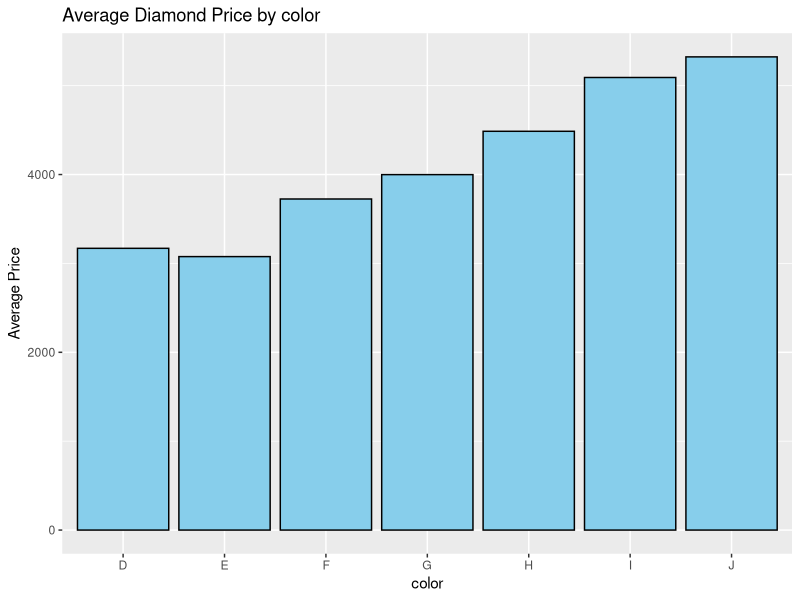
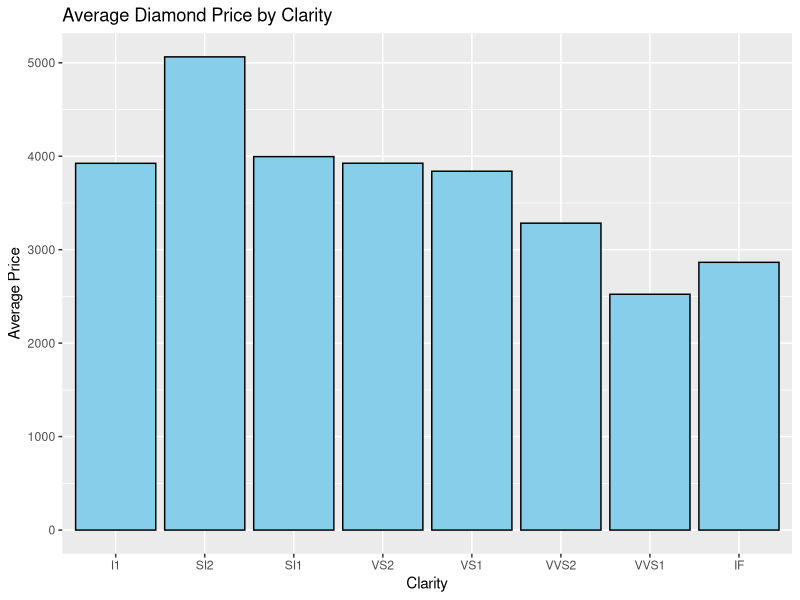

These charts were generated, in order, by the following R code:
## ---- chunk 1
library(ggplot2)
data(diamonds)
head(diamonds)
summary(diamonds)
?diamonds
## ---- chunk 2
ggplot(diamonds, aes(x = color, y = price)) +
  stat_summary(fun = mean, geom = "bar", fill = "skyblue", color = "black") +
  labs(title = "Average Diamond Price by color", x = "color", y = "Average Price")

## ---- chunk 3
ggplot(diamonds, aes(x = clarity, y = price)) +
  stat_summary(fun = mean, geom = "bar", fill = "skyblue", color = "black") +
  labs(title = "Average Diamond Price by Clarity", x = "Clarity", y = "Average Price")

## ---- chunk 4
# Convert 'color' to an unordered factor
diamonds$color <- factor(diamonds$color, ordered = FALSE)

Price_Color <- lm(price ~ color, data=diamonds)
summary (Price_Color)
summary(Price_Color)$r.squared
## ---- chunk 5
diamonds$clarity <- factor(diamonds$clarity, ordered = FALSE)
Price_Clarity <- lm(price ~ clarity, data=diamonds)
summary (Price_Clarity)
summary(Price_Clarity)$r.squared
## ---- chunk 6
Price_Clarity_Color <- lm(price ~ clarity+color, data=diamonds)
summary (Price_Clarity_Color)
summary(Price_Clarity_Color)$r.squared
